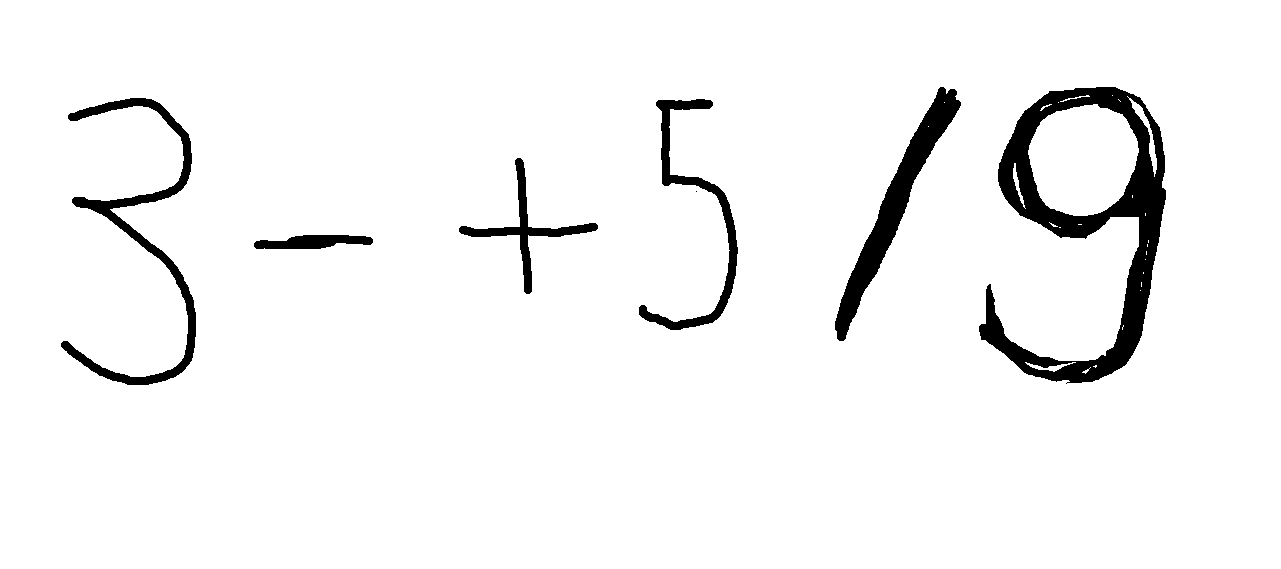
#> input picture image/file.png, 1281 x 569 px
$ python Modele.py
#> lines starting #> are read from the running program, lines starting #| are printed output that depends on the picture
import numpy as np
import pandas as pd
from joblib import load
from PIL import Image
import matplotlib.pyplot as plt
import matplotlib.image as mpimg


# Enlever les lignes blanches
def dropRowsWhiteImage(image_array):
    # Efface ligne horizontal blanc
    sums = np.sum(image_array, axis=1) #Avoir la somme de chaque ligne du tableau
    indices = np.where(sums == 255 * image_array.shape[1]) #prendre les indices du tableau qui  verifie la condition
    image_array = np.delete(image_array, indices, axis=0)#effacer les lignes se trouvant a indices

    # Efface ligne vertical blanc
    sums = np.sum(image_array, axis=0)
    indices = np.where(sums == 255 * image_array.shape[0])
    image_array = np.delete(image_array, indices, axis=1)

    result_image = (Image.fromarray(image_array)).resize((28, 28))
    return result_image


# Recuperer les valeurs pixels d'une image et la classifier
def getImagePixel(path, etiquette):
    image = Image.open(path) #ouvrir l'image
    image = dropRowsWhiteImage(np.array(image)) #Effacer les parties blanches de l'image
    pixels = list(image.getdata()) #Convertir l'image en liste
    pixels.append(etiquette) #ajouter l'etiquette dans la liste
    return pixels

# Lire une image
def getImage(path):
    image = Image.open(path)
    return image

def loadModel(fileJoblib) :
    return load(fileJoblib)

def predictImage(image, modele):
    pixels = list(image.getdata())
    ready_data = improveData(np.array([pixels]))
    indice = modele.predict(ready_data)[0]
    significative = ['0', '1', '2', '3', '4', '5', '6', '7', '8', '9', '*', '+', '-', '%', '[', ']', 'J']
    return significative[indice]


def dropWhiteLine(image_array):
    # Efface ligne horizontal blanc
    sums = np.sum(image_array, axis=1)
    indices = np.where(sums == 255 * image_array.shape[1])
    image_array = np.delete(image_array, indices, axis=0)

    return image_array

# Trouve les indices a partir du quelle on doit prendre l'image
def getSeparationIndice(indices):
    indices = indices[0] # Les elements sont tous dans un tableau
    result = []
    for i in range(1, len(indices)):
        if (indices[i] - indices[i-1]) != 1:
            result.append([indices[i - 1], indices[i]])
    return result

# Preparer image de sortie pour la prédiction
def prepareResultImage(image):
    # Efface ligne horizontal blanc
    image_array = np.array(image)
    sums = np.sum(image_array, axis=1)
    maxVal = np.max(sums)
    indices = np.where(sums == maxVal)
    image_array = np.delete(image_array, indices, axis=0)

    image = (Image.fromarray(image_array)).resize((28, 28))

    image_array = np.array(image)

    image_array = np.where(image_array < 200, 0, image_array)
    image_array = np.where(image_array >= 200, 255, image_array)

    return (Image.fromarray(image_array))

# Meilleur format d'image : 500 largeur et 100 hauteur
# Fonction pour découper une image en plusieur image
def cutImageIntoArray(image):
#> called with image = 'image/file.png'
    image = Image.open(image)
#> image is the input picture: PIL image 1281x569 RGBA; mean R, G, B, A 243.2, 243.2, 243.2, 255
    resized_image = ((image.resize((500, 100))).convert('L'))
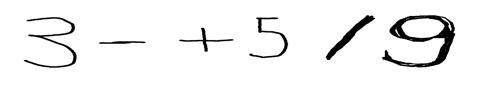
#> resized_image: PIL image 500x100 L; min 0, max 255, mean 243.2
    image_array = np.array(resized_image)
    image_array = dropWhiteLine(image_array)   # Efface ligne blanc
#> in dropWhiteLine, `sums = np.sum(image_array, axis=1)`: sums = 100 values, max 127500 at index 0, min 103539 at index 40, mean 121577.2
#> in dropWhiteLine, `image_array = np.delete(image_array, indices, axis=0)`:
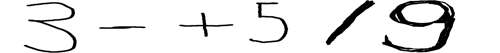
#> image_array: shape (53, 500); min 0, max 255, mean 232.6

    # Encadrement nouvelle image
    sums = np.sum(image_array, axis = 0)
#> sums = 500 values, max 13515 at index 0, min 3618 at index 445, mean 12330.4
    maxi = sums.max()
#> maxi = 13515
    indices = np.where(sums == maxi)
    separation = getSeparationIndice(indices)  # Indices de separation des images
#> in getSeparationIndice, `indices = indices[0]`: indices = 177 values from 0 to 499
#> after the loop in getSeparationIndice, `for i in range(1, len(indices)):`: result = [[22, 77], [97, 146], [178, 234], [248, 289], [324, 376], [380, 456]]
#> separation has the same summary as result in getSeparationIndice
    list_image = []  # Tableau des images séparés
    for limit in separation:
        temp_image = Image.fromarray(image_array[:, limit[0]:limit[1]])
        list_image.append(prepareResultImage(temp_image))
#> this loop made 6 passes
#> (limit, maxVal in prepareResultImage, indices in prepareResultImage) on passes 1, 4, 5, 6: ([22, 77], 14025, ([0, 1],)), ([248, 289], 10455, ([0, 1, 44, 45, 46, 47, 48, 49, 50, 51, 52],)), ([324, 376], 13260, ([46, 47, 48, 49, 50, 51, 52],)), ([380, 456], 18675, ([52],))
#> (limit, maxVal in prepareResultImage) on passes 2 to 3: ([97, 146], 12495), ([178, 234], 14280)
#> pass 1, in cutImageIntoArray, `temp_image = Image.fromarray(image_array[:, limit[0]:limit[1]])`:
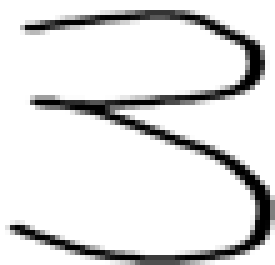
#> temp_image: PIL image 55x53 L (shown 5 times larger); min 0, max 255, mean 223.1
#> pass 1, in prepareResultImage, `image_array = np.delete(image_array, indices, axis=0)`:
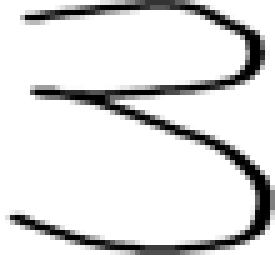
#> image_array: shape (51, 55) (shown 5 times larger); min 0, max 255, mean 221.9
#> pass 1, in prepareResultImage, `image = (Image.fromarray(image_array)).resize((28, 28))`:
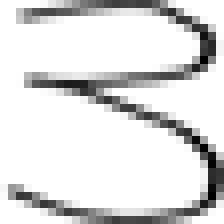
#> image: PIL image 28x28 L (shown 8 times larger); min 0, max 255, mean 220.5
#> pass 1, in prepareResultImage, `image_array = np.where(image_array < 200, 0, image_array)`:
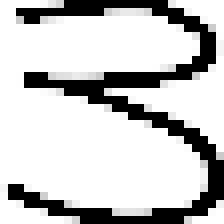
#> image_array: shape (28, 28) (shown 8 times larger); min 0, max 255, mean 197.7
#> after the loop:
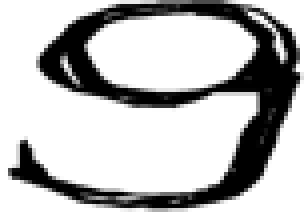
#> temp_image: PIL image 76x53 L (shown 4 times larger); min 0, max 255, mean 186.1
#> after the loop, list_image = 6 items
    return list_image

# Dessiner une image
def dessinerImage(image):
    plt.imshow(image)

    # Tous les améliorations de données
def improveData(data):
    # Enlever les bruits et normalisation
    data = np.where(data < 200, 0, data)
    data = np.where(data >= 200, 1, data)

    return data

image_list = cutImageIntoArray("image/file.png")
#> image_list = 6 items
indice = 0
modele = loadModel('model_saved1.joblib')
#> (the run stopped early here; a loop or call above may not have finished)
